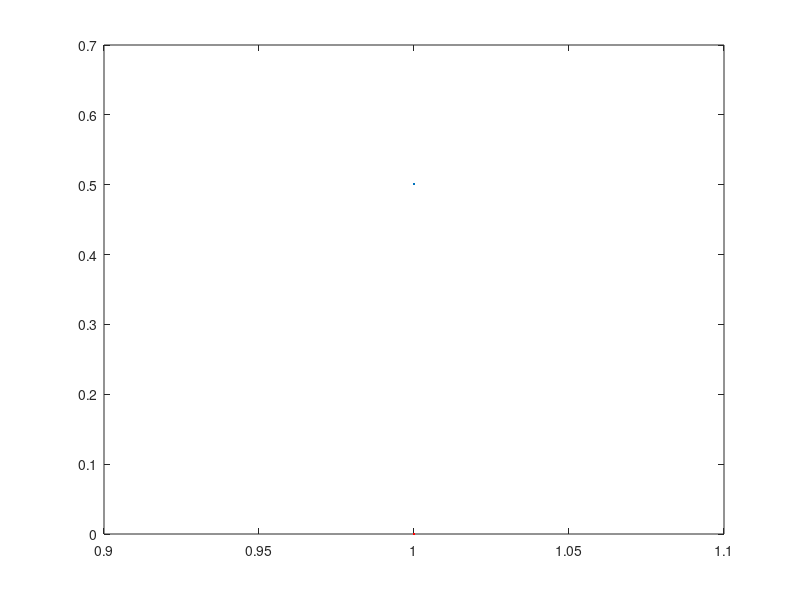

Write MATLAB code to recreate this figure.
clear all ; close all; clc
T=1; 

t = 1;

k=100;
sf=0;

f= e.^(-5*t).*(t>=0 & t <T);
plot(t, f, 'r'), hold 'on'

for n= -k:k
  cn = (1-e^-(5+2*pi*n*i))/(5 + 2*pi*i*n);
  sf = sf + cn*e.^(i*2*pi*n*t);
endfor

sf

plot(t,sf)
  
